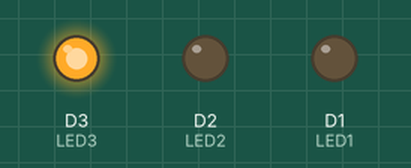
Recording of a sketch running on a simulated ESP8266 (NodeMCU). Parts: output pins drawn as LEDs (lit = HIGH). Random numbers use the default seed unless the sketch sets one.

Above: at 0.45 s.
At 5.74 s:
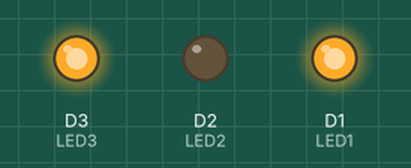
At 9.13 s:
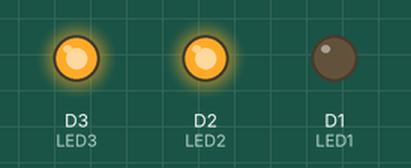
At 17.92 s:
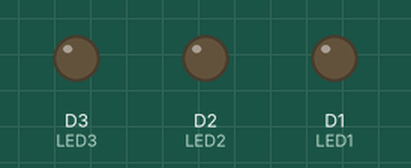
At 26.37 s:
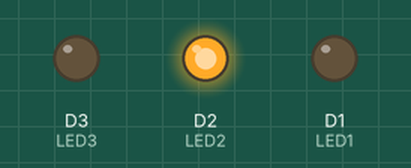
At 39.81 s:
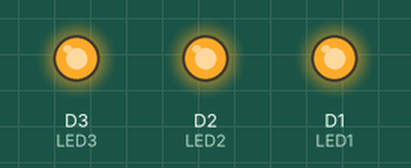
Timing chart, 0 to 40.0 s (numbered marks = the images above):
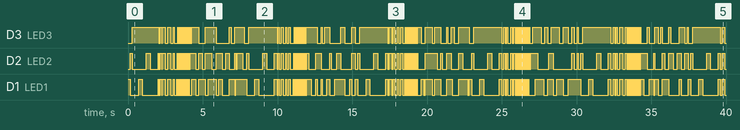

The sketch:

serial.ino
```cpp
#define LED1 D1
#define LED2 D2
#define LED3 D3

void setup() {
    pinMode(LED1, OUTPUT);
    pinMode(LED2, OUTPUT);
    pinMode(LED3, OUTPUT);
}

void fadeEffect(int led) {
    for (int i = 0; i <= 255; i += 5) {
        analogWrite(led, i);
        delay(5);
    }
    for (int i = 255; i >= 0; i -= 5) {
        analogWrite(led, i);
        delay(5);
    }
}

void waveEffect() {
    for (int i = 0; i < 3; i++) {
        digitalWrite(LED1, i == 0 ? HIGH : LOW);
        digitalWrite(LED2, i == 1 ? HIGH : LOW);
        digitalWrite(LED3, i == 2 ? HIGH : LOW);
        delay(150);
    }
}

void lightningFlash() {
    for (int i = 0; i < 5; i++) {
        digitalWrite(LED1, HIGH);
        digitalWrite(LED2, HIGH);
        digitalWrite(LED3, HIGH);
        delay(random(50, 200));
        digitalWrite(LED1, LOW);
        digitalWrite(LED2, LOW);
        digitalWrite(LED3, LOW);
        delay(random(50, 200));
    }
}

void strobeEffect() {
    for (int i = 0; i < 10; i++) {
        digitalWrite(LED1, HIGH);
        delay(30);
        digitalWrite(LED1, LOW);
        digitalWrite(LED2, HIGH);
        delay(30);
        digitalWrite(LED2, LOW);
        digitalWrite(LED3, HIGH);
        delay(30);
        digitalWrite(LED3, LOW);
    }
}

void sparkleEffect() {
    for (int i = 0; i < 20; i++) {
        digitalWrite(LED1, random(2));
        digitalWrite(LED2, random(2));
        digitalWrite(LED3, random(2));
        delay(random(50, 300));
    }
}

void loop() {
    waveEffect();
    fadeEffect(LED1);
    fadeEffect(LED2);
    fadeEffect(LED3);
    lightningFlash();
    strobeEffect();
    sparkleEffect();
}
```

Measured:
- by itself, D2 (LED2): LOW → HIGH at 0.15 s, → LOW 0.15 s later, → HIGH 0.93 s later, → LOW 0.26 s later, … (230 changes in this stretch)
- by itself, D1 (LED1): LOW → HIGH at 0.00 s, → LOW 0.15 s later, → HIGH 0.56 s later, → LOW 0.26 s later, … (226 changes in this stretch)
